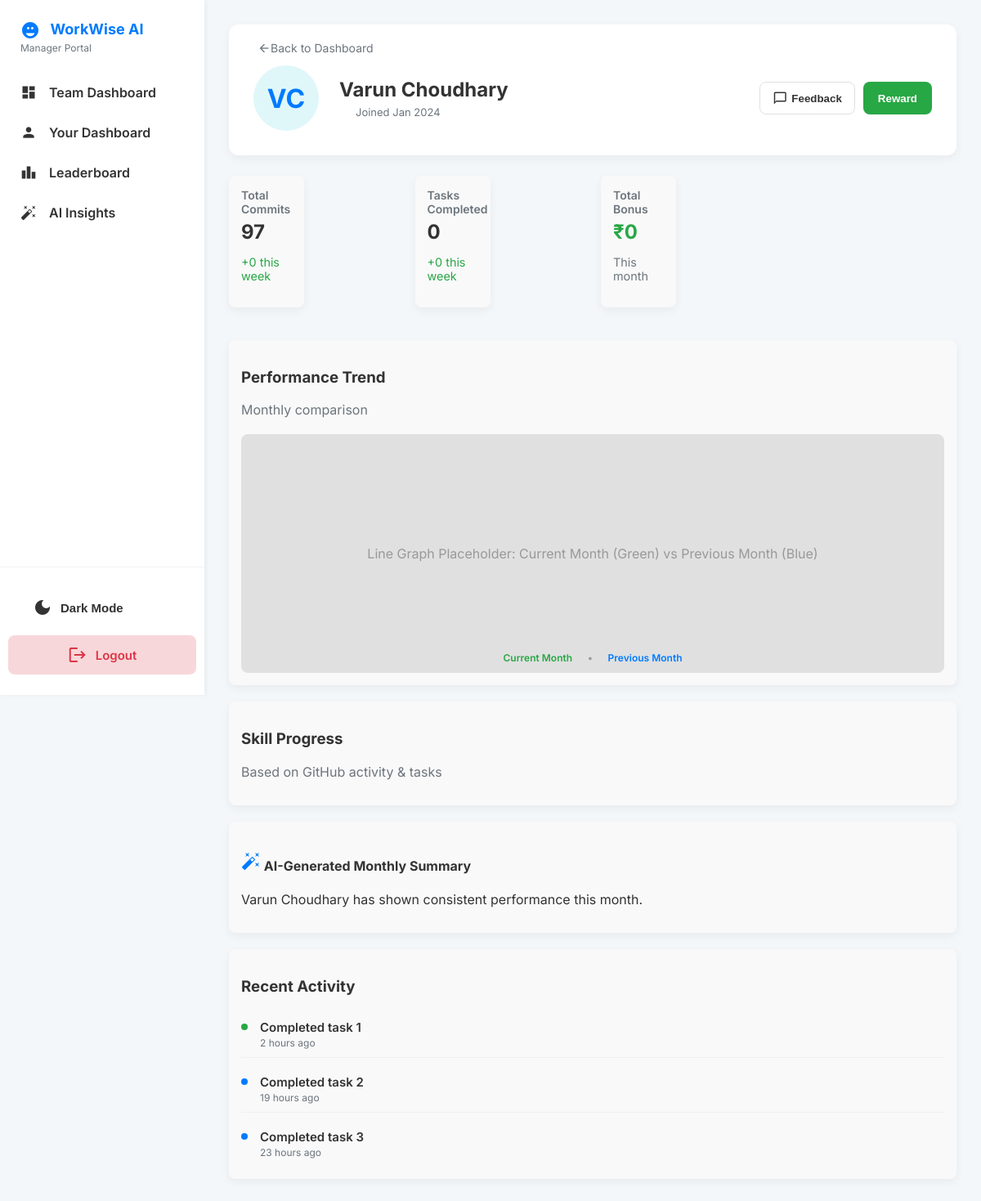
The app's page /employee/18 (signed in) with its own data.
### main.py (models this page shows)
class Employee(db.Model):
    __tablename__ = 'employees'
    id = db.Column(db.Integer, primary_key=True)
    name = db.Column(db.String(100), nullable=False)
    user_id = db.Column(db.Integer, db.ForeignKey('users.id'), nullable=True, unique=True)
    manager_id = db.Column(db.Integer, db.ForeignKey('users.id'))
    position = db.Column(db.String(50))
    department = db.Column(db.String(50))
    performance_score = db.Column(db.Integer, default=75)
    review = db.Column(db.Text)
    ai_summary = db.Column(db.String(500), default="")
    recent_activities = db.Column(db.PickleType, default=[])
    work_logs = db.Column(db.String(50))
    commits = db.Column(db.Integer)
    reward = db.Column(db.String(50))
    hire_date = db.Column(db.Date)
    created_at = db.Column(db.DateTime, default=datetime.utcnow)
    updated_at = db.Column(db.DateTime, default=datetime.utcnow, onupdate=datetime.utcnow)

### main.py (the view)
    def wrapped_view(*args, **kwargs):
        if "user_id" not in session:
            flash("Please log in first.", "danger")
            return redirect(url_for("login"))
        return view(*args, **kwargs)

### main.py (called while the page is built)
def get_user_by_id(user_id):
    return User.query.get(user_id)

def login_required(view):
    def wrapped_view(*args, **kwargs):
        if "user_id" not in session:
            flash("Please log in first.", "danger")
            return redirect(url_for("login"))
        return view(*args, **kwargs)
    wrapped_view.__name__ = view.__name__
    return wrapped_view

@app.route("/employee/<int:employee_id>")
@login_required
def employee_detail(employee_id):
    user = get_user_by_id(session["user_id"])
    if user.role != "Manager" and user.id != employee_id:
        flash("Access denied.", "danger")
        return redirect(url_for("your_dashboard"))
    employee = Employee.query.get(employee_id)
    return render_template("employee-detail-view.html", employee=employee)

### templates/employee-detail-view.html (shortened to what this page needs)
<!DOCTYPE html>
<html lang="en">
<head>
<link rel="stylesheet" href="{{ url_for('static', filename='css/styles.css') }}">
</head>
<body class="light-mode">
<aside class="sidebar">
    <div class="logo-section">
        <h1>WorkWise AI</h1>
        <p>Manager Portal</p>
    </div>
    <nav class="nav-links">
        <a href="{{ url_for('team_dashboard') }}"><span class="material-icons">dashboard</span> Team Dashboard</a>
        <a href="{{ url_for('your_dashboard') }}"><span class="material-icons">person</span> Your Dashboard</a>
        <a href="{{ url_for('leaderboard') }}"><span class="material-icons">leaderboard</span> Leaderboard</a>
        <a href="{{ url_for('insights') }}"><span class="material-icons">auto_fix_high</span> AI Insights</a>
    </nav>
    <div class="utility-section">
        <button id="mode-toggle"><span class="material-icons">dark_mode</span> Dark Mode</button>
        <a href="{{ url_for('logout') }}" class="logout"><span class="material-icons">logout</span> Logout</a>
    </div>
</aside>
<main class="main-content">
    <div class="profile-header">
        <a href="{{ url_for('team_dashboard') }}" class="back-link"><span class="material-icons icon-sm">arrow_back</span> Back to Dashboard</a>
        <div class="profile-avatar">{{ employee.name.split()[0][0] }}{{ employee.name.split()[1][0] if employee.name.split()|length > 1 else '' }}</div>
        <div class="profile-info">
            <h3>{{ employee.name }}</h3>
            <div class="profile-contact-stats">
                <span>Joined {{ employee.join_date.strftime('%b %Y') if employee.join_date else 'Jan 2024' }}</span>
            </div>
        </div>
        <div class="profile-actions">
            <button class="action-button feedback"><span class="material-icons">chat_bubble_outline</span> Feedback</button>
            <button class="reward-btn" onclick="openRewardModal('{{ employee.name }}')">Reward</button>
        </div>
    </div>
    <div class="employee-metrics">
        <div class="metric-card">
            <div class="metric-card-title">Total Commits</div>
            <div class="metric-card-value">{{ employee.commits or 0 }}</div>
            <p class="metric-card-change green-text">+{{ employee.commits_weekly_change or 0 }} this week</p>
        </div>
        <div class="metric-card">
            <div class="metric-card-title">Tasks Completed</div>
            <div class="metric-card-value">{{ employee.tasks_completed or 0 }}</div>
            <p class="metric-card-change green-text">+{{ employee.tasks_weekly_change or 0 }} this week</p>
        </div>
        <div class="metric-card">
            <div class="metric-card-title">Total Bonus</div>
            <div class="metric-card-value green-text">₹{{ "{:,.0f}".format(employee.bonus_amount or 0) }}</div>
            <p class="metric-card-change text-secondary">This month</p>
        </div>
    </div>
    <div class="content-box">
        <div class="graph-header">
            <h3>Performance Trend</h3>
            <p class="text-secondary">Monthly comparison</p>
        </div>
        <div class="chart-placeholder">
            Line Graph Placeholder: Current Month (Green) vs Previous Month (Blue)
            <div class="chart-legend"><span class="current">Current Month</span> • <span class="previous">Previous Month</span></div>
        </div>
    </div>
    <div class="content-box">
        <div class="graph-header">
            <h3>Skill Progress</h3>
            <p class="text-secondary">Based on GitHub activity & tasks</p>
        </div>
    </div>
    <div class="content-box">
        <h4><span class="material-icons icon-blue">auto_fix_high</span> AI-Generated Monthly Summary</h4>
        <p class="text-dark">{{ employee.ai_summary or "No summary available." }}</p>
    </div>
    <div class="content-box">
        <h3>Recent Activity</h3>
        {% for activity in employee.recent_activities %}
        <div class="activity-item">
            <div class="dot {% if loop.index == 1 %}green-dot{% else %}blue-dot{% endif %}"></div>
            <div class="text">
                <h5>{{ activity.action }}</h5>
                <p class="text-secondary">{{ activity.time_ago }}</p>
            </div>
        </div>
        {% endfor %}
    </div>
</main>
</body>
</html>

### templates/employee-detail-view.html (style rules this page uses)
.content-box { background:#f9f9f9; padding:15px; border-radius:8px; margin-bottom:20px; }
.graph-header { margin-bottom:10px; }
.chart-placeholder { padding:20px; background:#e0e0e0; border-radius:8px; text-align:center; }
.activity-item { display:flex; align-items:flex-start; margin-bottom:10px; }
.dot { width:10px; height:10px; border-radius:50%; margin-right:10px; margin-top:6px; }
.green-dot { background:green; }
.blue-dot { background:blue; }
.metric-card { background:#f9f9f9; padding:15px; border-radius:8px; margin-bottom:15px; display:inline-block; width:30%; margin-right:1.5%; }
.metric-card-title { font-weight:600; margin-bottom:5px; }
.metric-card-value { font-size:1.5em; font-weight:700; }
.metric-card-change { font-size:0.9em; }

### records on screen
Employee: name "V", name.split|length "C", name "Varun Choudhary", commits "97", ai_summary "Varun Choudhary has shown consistent performance this month."

### other values on screen
{{ employee.commits_weekly_change or 0 }} "0"
{{ employee.tasks_completed or 0 }} "0"
{{ employee.tasks_weekly_change or 0 }} "0"
{{ "{:,.0f}".format(employee.bonus_amount or 0) }} "0"
{{ activity.action }} "Completed task 1" "Completed task 2" "Completed task 3"
{{ activity.time_ago }} "2 hours ago" "19 hours ago" "23 hours ago"
